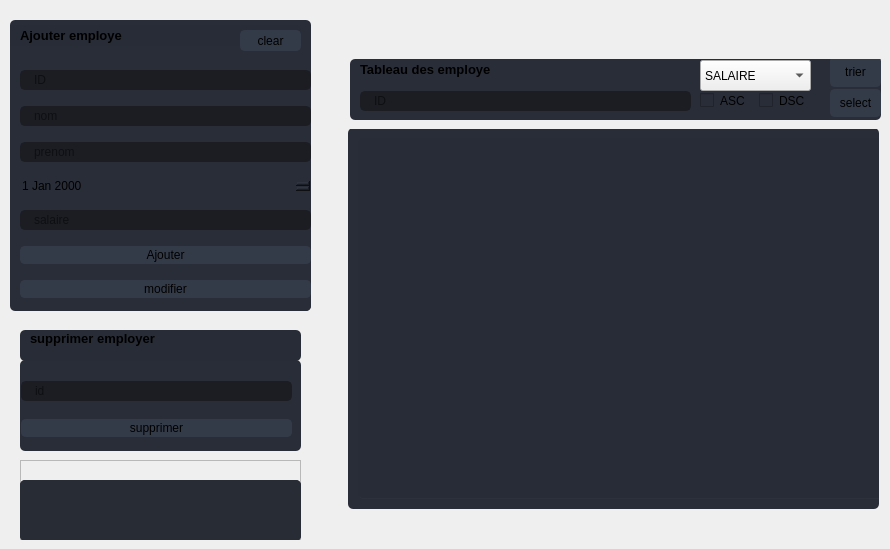
        <widget class="QWidget" name="RH">
         <widget class="QFrame" name="frame_4">
          <property name="geometry">
           <rect>
            <x>10</x>
            <y>20</y>
            <width>311</width>
            <height>301</height>
           </rect>
          </property>
          <property name="styleSheet">
           <string notr="true">border-radius: 5px;</string>
          </property>
          <property name="frameShape">
           <enum>QFrame::StyledPanel</enum>
          </property>
          <property name="frameShadow">
           <enum>QFrame::Raised</enum>
          </property>
          <widget class="QFrame" name="frame_div1">
           <property name="geometry">
            <rect>
             <x>0</x>
             <y>0</y>
             <width>301</width>
             <height>291</height>
            </rect>
           </property>
           <property name="styleSheet">
            <string notr="true">background-color: rgb(41, 45, 56);
border-radius: 5px;
</string>
           </property>
           <property name="frameShape">
            <enum>QFrame::StyledPanel</enum>
           </property>
           <property name="frameShadow">
            <enum>QFrame::Raised</enum>
           </property>
           <widget class="QFrame" name="frame_5">
            <property name="geometry">
             <rect>
              <x>-10</x>
              <y>5</y>
              <width>301</width>
              <height>21</height>
             </rect>
            </property>
            <property name="styleSheet">
             <string notr="true">background-color: rgb(39, 44, 54);</string>
            </property>
            <property name="frameShape">
             <enum>QFrame::StyledPanel</enum>
            </property>
            <property name="frameShadow">
             <enum>QFrame::Raised</enum>
            </property>
            <widget class="QLabel" name="label_2">
             <property name="geometry">
              <rect>
               <x>20</x>
               <y>0</y>
               <width>201</width>
               <height>21</height>
              </rect>
             </property>
             <property name="font">
              <font>
               <family>Segoe UI</family>
               <pointsize>10</pointsize>
               <weight>75</weight>
               <bold>true</bold>
              </font>
             </property>
             <property name="text">
              <string>Ajouter employe</string>
             </property>
            </widget>
           </widget>
           <widget class="QWidget" name="layoutWidget_3">
            <property name="geometry">
             <rect>
              <x>10</x>
              <y>40</y>
              <width>291</width>
              <height>251</height>
             </rect>
            </property>
            <layout class="QGridLayout" name="gridLayout_3">
             <item row="6" column="0">
              <widget class="QPushButton" name="modifier">
               <property name="styleSheet">
                <string notr="true">QPushButton {
	border: 2px solid rgb(52, 59, 72);
	border-radius: 5px;	
	background-color: rgb(52, 59, 72);
}
QPushButton:hover {
	background-color: rgb(57, 65, 80);
	border: 2px solid rgb(61, 70, 86);
}
QPushButton:pressed {	
	background-color: rgb(35, 40, 49);
	border: 2px solid rgb(43, 50, 61);
}</string>
               </property>
               <property name="text">
                <string>modifier</string>
               </property>
              </widget>
             </item>
             <item row="0" column="0">
              <widget class="QLineEdit" name="le_id">
               <property name="styleSheet">
                <string notr="true">QLineEdit {
	background-color: rgb(27, 29, 35);
	border-radius: 5px;
	border: 2px solid rgb(27, 29, 35);
	padding-left: 10px;
}
QLineEdit:hover {
	border: 2px solid rgb(64, 71, 88);
}
QLineEdit:focus {
	border: 2px solid rgb(91, 101, 124);
}</string>
               </property>
               <property name="placeholderText">
                <string>ID</string>
               </property>
              </widget>
             </item>
             <item row="2" column="0">
              <widget class="QLineEdit" name="le_prenom">
               <property name="styleSheet">
                <string notr="true">QLineEdit {
	background-color: rgb(27, 29, 35);
	border-radius: 5px;
	border: 2px solid rgb(27, 29, 35);
	padding-left: 10px;
}
QLineEdit:hover {
	border: 2px solid rgb(64, 71, 88);
}
QLineEdit:focus {
	border: 2px solid rgb(91, 101, 124);
}</string>
               </property>
               <property name="text">
                <string/>
               </property>
               <property name="placeholderText">
                <string>prenom</string>
               </property>
              </widget>
             </item>
             <item row="5" column="0">
              <widget class="QPushButton" name="ajouter">
               <property name="cursor">
                <cursorShape>PointingHandCursor</cursorShape>
               </property>
               <property name="styleSheet">
                <string notr="true">QPushButton {
	border: 2px solid rgb(52, 59, 72);
	border-radius: 5px;	
	background-color: rgb(52, 59, 72);
}
QPushButton:hover {
	background-color: rgb(57, 65, 80);
	border: 2px solid rgb(61, 70, 86);
}
QPushButton:pressed {	
	background-color: rgb(35, 40, 49);
	border: 2px solid rgb(43, 50, 61);
}</string>
               </property>
               <property name="text">
                <string>Ajouter</string>
               </property>
              </widget>
             </item>
             <item row="4" column="0">
              <widget class="QLineEdit" name="le_salaire">
               <property name="styleSheet">
                <string notr="true">QLineEdit {
	background-color: rgb(27, 29, 35);
	border-radius: 5px;
	border: 2px solid rgb(27, 29, 35);
	padding-left: 10px;
}
QLineEdit:hover {
	border: 2px solid rgb(64, 71, 88);
}
QLineEdit:focus {
	border: 2px solid rgb(91, 101, 124);
}</string>
               </property>
               <property name="text">
                <string/>
               </property>
               <property name="placeholderText">
                <string>salaire</string>
               </property>
              </widget>
             </item>
             <item row="1" column="0">
              <widget class="QLineEdit" name="le_nom">
               <property name="styleSheet">
                <string notr="true">QLineEdit {
	background-color: rgb(27, 29, 35);
	border-radius: 5px;
	border: 2px solid rgb(27, 29, 35);
	padding-left: 10px;
}
QLineEdit:hover {
	border: 2px solid rgb(64, 71, 88);
}
QLineEdit:focus {
	border: 2px solid rgb(91, 101, 124);
}</string>
               </property>
               <property name="placeholderText">
                <string>nom</string>
               </property>
              </widget>
             </item>
             <item row="3" column="0">
              <widget class="QDateEdit" name="dateEdit"/>
             </item>
            </layout>
           </widget>
           <widget class="QPushButton" name="pushButton_10">
            <property name="geometry">
             <rect>
              <x>230</x>
              <y>10</y>
              <width>61</width>
              <height>21</height>
             </rect>
            </property>
            <property name="styleSheet">
             <string notr="true">QPushButton {
	border: 2px solid rgb(52, 59, 72);
	border-radius: 5px;	
	background-color: rgb(52, 59, 72);
}
QPushButton:hover {
	background-color: rgb(57, 65, 80);
	border: 2px solid rgb(61, 70, 86);
}
QPushButton:pressed {	
	background-color: rgb(35, 40, 49);
	border: 2px solid rgb(43, 50, 61);
}</string>
            </property>
            <property name="text">
             <string>clear</string>
            </property>
           </widget>
          </widget>
         </widget>
         <widget class="QFrame" name="frame_6">
          <property name="geometry">
           <rect>
            <x>10</x>
            <y>330</y>
            <width>291</width>
            <height>121</height>
           </rect>
          </property>
          <property name="styleSheet">
           <string notr="true">border-radius: 5px;</string>
          </property>
          <property name="frameShape">
           <enum>QFrame::StyledPanel</enum>
          </property>
          <property name="frameShadow">
           <enum>QFrame::Raised</enum>
          </property>
          <widget class="QFrame" name="frame_7">
           <property name="geometry">
            <rect>
             <x>10</x>
             <y>30</y>
             <width>281</width>
             <height>91</height>
            </rect>
           </property>
           <property name="styleSheet">
            <string notr="true">background-color: rgb(41, 45, 56);
border-radius: 5px;
</string>
           </property>
           <property name="frameShape">
            <enum>QFrame::StyledPanel</enum>
           </property>
           <property name="frameShadow">
            <enum>QFrame::Raised</enum>
           </property>
           <widget class="QWidget" name="layoutWidget_4">
            <property name="geometry">
             <rect>
              <x>1</x>
              <y>9</y>
              <width>271</width>
              <height>81</height>
             </rect>
            </property>
            <layout class="QVBoxLayout" name="verticalLayout_13">
             <item>
              <widget class="QLineEdit" name="le_id_supp">
               <property name="styleSheet">
                <string notr="true">QLineEdit {
	background-color: rgb(27, 29, 35);
	border-radius: 5px;
	border: 2px solid rgb(27, 29, 35);
	padding-left: 10px;
}
QLineEdit:hover {
	border: 2px solid rgb(64, 71, 88);
}
QLineEdit:focus {
	border: 2px solid rgb(91, 101, 124);
}</string>
               </property>
               <property name="placeholderText">
                <string>id</string>
               </property>
              </widget>
             </item>
             <item>
              <widget class="QPushButton" name="pushButton_3">
               <property name="cursor">
                <cursorShape>PointingHandCursor</cursorShape>
               </property>
               <property name="styleSheet">
                <string notr="true">QPushButton {
	border: 2px solid rgb(52, 59, 72);
	border-radius: 5px;	
	background-color: rgb(52, 59, 72);
}
QPushButton:hover {
	background-color: rgb(57, 65, 80);
	border: 2px solid rgb(61, 70, 86);
}
QPushButton:pressed {	
	background-color: rgb(35, 40, 49);
	border: 2px solid rgb(43, 50, 61);
}</string>
               </property>
               <property name="text">
                <string>supprimer</string>
               </property>
              </widget>
             </item>
            </layout>
           </widget>
          </widget>
          <widget class="QFrame" name="frame_8">
           <property name="geometry">
            <rect>
             <x>10</x>
             <y>0</y>
             <width>281</width>
             <height>31</height>
            </rect>
           </property>
           <property name="styleSheet">
            <string notr="true">background-color: rgb(39, 44, 54);</string>
           </property>
           <property name="frameShape">
            <enum>QFrame::StyledPanel</enum>
           </property>
           <property name="frameShadow">
            <enum>QFrame::Raised</enum>
           </property>
           <widget class="QLabel" name="label_3">
            <property name="geometry">
             <rect>
              <x>10</x>
              <y>0</y>
              <width>181</width>
              <height>16</height>
             </rect>
            </property>
            <property name="font">
             <font>
              <family>Segoe UI</family>
              <pointsize>10</pointsize>
              <weight>75</weight>
              <bold>true</bold>
             </font>
            </property>
            <property name="text">
             <string>supprimer employer</string>
            </property>
           </widget>
          </widget>
         </widget>
         <widget class="QFrame" name="frame_9">
          <property name="geometry">
           <rect>
            <x>339</x>
            <y>129</y>
            <width>541</width>
            <height>381</height>
           </rect>
          </property>
          <property name="styleSheet">
           <string notr="true">border-radius: 5px;</string>
          </property>
          <property name="frameShape">
           <enum>QFrame::StyledPanel</enum>
          </property>
          <property name="frameShadow">
           <enum>QFrame::Raised</enum>
          </property>
          <widget class="QFrame" name="frame_10">
           <property name="geometry">
            <rect>
             <x>9</x>
             <y>-1</y>
             <width>531</width>
             <height>381</height>
            </rect>
           </property>
           <property name="styleSheet">
            <string notr="true">background-color: rgb(41, 45, 56);
border-radius: 5px;
</string>
           </property>
           <property name="frameShape">
            <enum>QFrame::StyledPanel</enum>
           </property>
           <property name="frameShadow">
            <enum>QFrame::Raised</enum>
           </property>
           <widget class="QTableView" name="tableView">
            <property name="geometry">
             <rect>
              <x>10</x>
              <y>10</y>
              <width>531</width>
              <height>361</height>
             </rect>
            </property>
            <property name="styleSheet">
             <string notr="true">QTableView {	
	color:white;
	background-color: rgb(39, 44, 54);
	padding: 10px;
	border-radius: 5px;
	gridline-color: rgb(44, 49, 60);
	border-bottom: 1px solid rgb(44, 49, 60);
}
QTableView::item{
	border-color: rgb(44, 49, 60);
	padding-left: 5px;
	padding-right: 5px;
	gridline-color: rgb(44, 49, 60);
}
QTableView::item:selected{
	background-color: rgb(85, 170, 255);
}
QScrollBar:horizontal {
    border: none;
    background: rgb(52, 59, 72);
    height: 14px;
    margin: 0px 21px 0 21px;
	border-radius: 0px;
}
 QScrollBar:vertical {
	border: none;
    background: rgb(52, 59, 72);
    width: 14px;
    margin: 21px 0 21px 0;
	border-radius: 0px;
 }
/*QHeaderView::section{
	Background-color: rgb(39, 44, 54);
	max-width: 30px;
	border: 1px solid rgb(44, 49, 60);
	border-style: none;
    border-bottom: 1px solid rgb(44, 49, 60);
    border-right: 1px solid rgb(44, 49, 60);
}*/
QTableView::horizontalHeader {	
	background-color: rgb(81, 255, 0);
}
/*QHeaderView::section:horizontal
{
    border: 1px solid rgb(32, 34, 42);
	background-color: rgb(27, 29, 35);
	padding: 3px;
	border-top-left-radius: 7px;
    border-top-right-radius: 7px;
}
QHeaderView::section:vertical
{
    border: 1px solid rgb(44, 49, 60);
}*/
QTableCornerButton::section
{
	background-color: rgb(39, 44, 54);
    color: #fff;

}


QHeaderView::section
{
	border-top: 0px;
	border-bottom: 1px solid gray;
	border-right: 1px solid gray;
	background-color: rgb(39, 44, 54);
    margin-top:1px;
	margin-bottom:1px;
	padding: 5px;

}
QHeaderView::section::horizontal
{
	background-color:rgb(52, 59, 72);

    border-left: 1px solid rgb(39, 44, 54);

}
QHeaderView::section::vertical::first,
QHeaderView::section::vertical::only-one
{
    border-top: 1px solid rgb(39, 44, 54);

}


QHeaderView::section::vertical
{
   background-color:rgb(52, 59, 72);
    border-top: 1px solid rgb(39, 44, 54);

}


QHeaderView::section::horizontal::first,
QHeaderView::section::horizontal::only-one
{
    border-left: 1px solid rgb(39, 44, 54);

}


QHeaderView::section::horizontal
{
	background-color:rgb(52, 59, 72);

    border-left: 1px solid rgb(39, 44, 54);

}

</string>
            </property>
           </widget>
          </widget>
         </widget>
         <widget class="QFrame" name="frame_15">
          <property name="geometry">
           <rect>
            <x>350</x>
            <y>59</y>
            <width>531</width>
            <height>61</height>
           </rect>
          </property>
          <property name="styleSheet">
           <string notr="true">background-color: rgb(41, 45, 56);
border-radius: 5px;
</string>
          </property>
          <property name="frameShape">
           <enum>QFrame::StyledPanel</enum>
          </property>
          <property name="frameShadow">
           <enum>QFrame::Raised</enum>
          </property>
          <widget class="QPushButton" name="pushButton_9">
           <property name="geometry">
            <rect>
             <x>480</x>
             <y>-3</y>
             <width>51</width>
             <height>31</height>
            </rect>
           </property>
           <property name="cursor">
            <cursorShape>PointingHandCursor</cursorShape>
           </property>
           <property name="styleSheet">
            <string notr="true">QPushButton {
	border: 2px solid rgb(52, 59, 72);
	border-radius: 5px;	
	background-color: rgb(52, 59, 72);
}
QPushButton:hover {
	background-color: rgb(57, 65, 80);
	border: 2px solid rgb(61, 70, 86);
}
QPushButton:pressed {	
	background-color: rgb(35, 40, 49);
	border: 2px solid rgb(43, 50, 61);
}</string>
           </property>
           <property name="text">
            <string>trier</string>
           </property>
          </widget>
          <widget class="QWidget" name="layoutWidget_5">
           <property name="geometry">
            <rect>
             <x>10</x>
             <y>30</y>
             <width>331</width>
             <height>24</height>
            </rect>
           </property>
           <layout class="QHBoxLayout" name="horizontalLayout">
            <item>
             <widget class="QLineEdit" name="le_id_search">
              <property name="accessibleName">
               <string/>
              </property>
              <property name="styleSheet">
               <string notr="true">QLineEdit {
	background-color: rgb(27, 29, 35);
	border-radius: 5px;
	border: 2px solid rgb(27, 29, 35);
	padding-left: 10px;
}
QLineEdit:hover {
	border: 2px solid rgb(64, 71, 88);
}
QLineEdit:focus {
	border: 2px solid rgb(91, 101, 124);
}</string>
              </property>
              <property name="placeholderText">
               <string>ID</string>
              </property>
             </widget>
            </item>
           </layout>
          </widget>
          <widget class="QLabel" name="label">
           <property name="geometry">
            <rect>
             <x>10</x>
             <y>0</y>
             <width>311</width>
             <height>20</height>
            </rect>
           </property>
           <property name="font">
            <font>
             <family>Segoe UI</family>
             <pointsize>10</pointsize>
             <weight>75</weight>
             <bold>true</bold>
            </font>
           </property>
           <property name="text">
            <string>Tableau des employe</string>
           </property>
          </widget>
          <widget class="QWidget" name="layoutWidget_6">
           <property name="geometry">
            <rect>
             <x>350</x>
             <y>30</y>
             <width>111</width>
             <height>23</height>
            </rect>
           </property>
           <layout class="QGridLayout" name="gridLayout">
            <item row="0" column="0">
             <widget class="QCheckBox" name="checkBox">
              <property name="text">
               <string>ASC</string>
              </property>
             </widget>
            </item>
            <item row="0" column="1">
             <widget class="QCheckBox" name="checkBox_2">
              <property name="text">
               <string>DSC</string>
              </property>
             </widget>
            </item>
           </layout>
          </widget>
          <widget class="QPushButton" name="pushButton_2">
           <property name="geometry">
            <rect>
             <x>480</x>
             <y>30</y>
             <width>51</width>
             <height>28</height>
            </rect>
           </property>
           <property name="styleSheet">
            <string notr="true">QPushButton {
	border: 2px solid rgb(52, 59, 72);
	border-radius: 5px;	
	background-color: rgb(52, 59, 72);
}
QPushButton:hover {
	background-color: rgb(57, 65, 80);
	border: 2px solid rgb(61, 70, 86);
}
QPushButton:pressed {	
	background-color: rgb(35, 40, 49);
	border: 2px solid rgb(43, 50, 61);
}</string>
           </property>
           <property name="text">
            <string>select</string>
           </property>
          </widget>
         </widget>
         <widget class="QFrame" name="frame_23">
          <property name="geometry">
           <rect>
            <x>20</x>
            <y>460</y>
            <width>281</width>
            <height>80</height>
           </rect>
          </property>
          <property name="frameShape">
           <enum>QFrame::StyledPanel</enum>
          </property>
          <property name="frameShadow">
           <enum>QFrame::Raised</enum>
          </property>
          <widget class="QFrame" name="frame_25">
           <property name="geometry">
            <rect>
             <x>0</x>
             <y>20</y>
             <width>281</width>
             <height>61</height>
            </rect>
           </property>
           <property name="styleSheet">
            <string notr="true">background-color: rgb(41, 45, 56);
border-radius: 5px;
</string>
           </property>
           <property name="frameShape">
            <enum>QFrame::StyledPanel</enum>
           </property>
           <property name="frameShadow">
            <enum>QFrame::Raised</enum>
           </property>
           <widget class="QPushButton" name="export_2">
            <property name="geometry">
             <rect>
              <x>0</x>
              <y>0</y>
              <width>281</width>
              <height>61</height>
             </rect>
            </property>
            <property name="styleSheet">
             <string notr="true">QPushButton {
	background-image: url(c:/Users/user/Documents/Ressources_Humaines/icons/16x16/cil-description.png);
	background-position: center;
	background-repeat: no-reperat;
	border: none;
	background-color: rgb(40, 44, 52);
}
QPushButton:hover {
	background-color: rgb(33, 37, 43);
}
QPushButton:pressed {	
	background-color: rgb(85, 170, 255);
}</string>
            </property>
            <property name="text">
             <string/>
            </property>
           </widget>
          </widget>
         </widget>
         <widget class="QComboBox" name="comboBox">
          <property name="geometry">
           <rect>
            <x>700</x>
            <y>60</y>
            <width>111</width>
            <height>31</height>
           </rect>
          </property>
          <item>
           <property name="text">
            <string>SALAIRE</string>
           </property>
          </item>
          <item>
           <property name="text">
            <string>date_de_naissance</string>
           </property>
          </item>
          <item>
           <property name="text">
            <string>NOM</string>
           </property>
          </item>
          <item>
           <property name="text">
            <string>ID</string>
           </property>
          </item>
         </widget>
        </widget>
